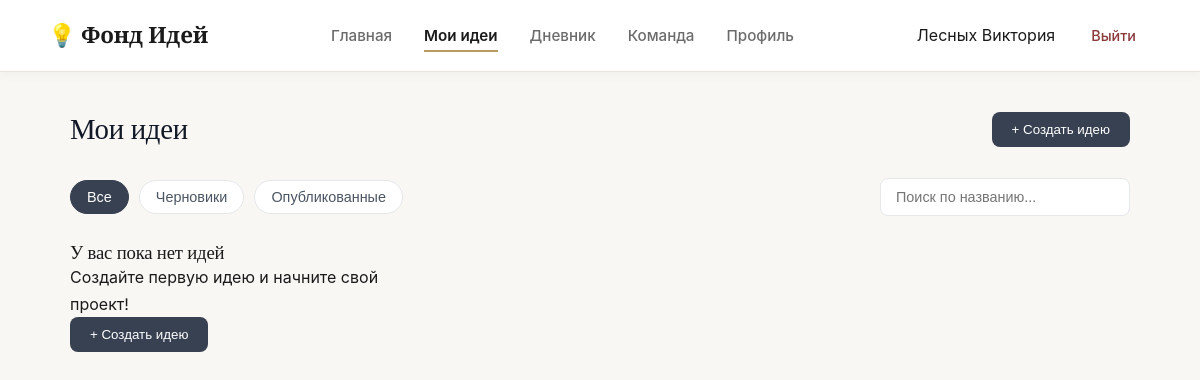
/ideas (signed in), run on an earlier commit of the app's database.
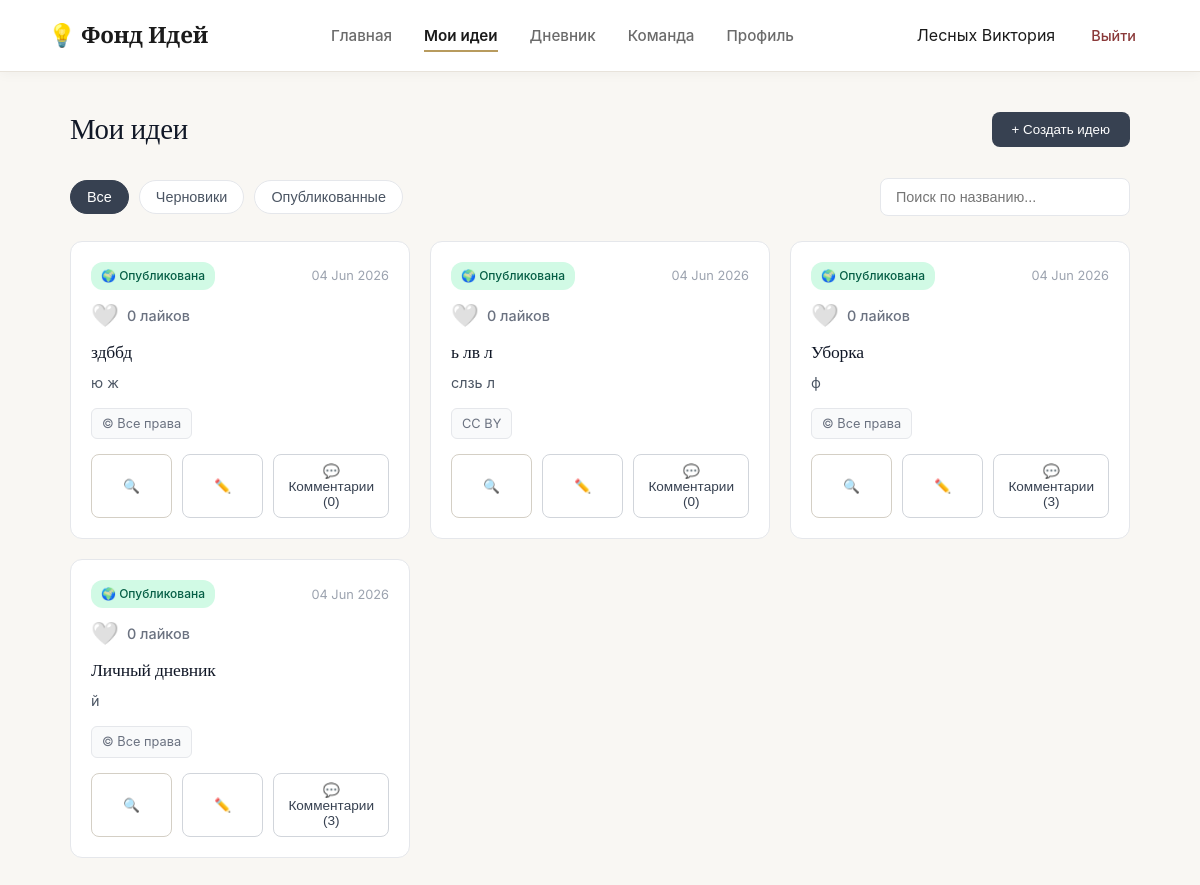
And on a later commit of the database.
### data/models.py (models this page shows)
class Idea(db.Model):
    id = db.Column(db.Integer, primary_key=True)
    user_id = db.Column(db.Integer, db.ForeignKey('user.id'), nullable=False)
    title = db.Column(db.String(200), nullable=False)
    description = db.Column(db.Text)
    category = db.Column(db.String(50))
    visibility = db.Column(db.String(20), default='draft')
    license = db.Column(db.String(20), default='all_rights')
    tags = db.Column(db.String(200))
    date = db.Column(db.String(50))

### app.py (the view)
@app.route('/ideas')
def ideas():
    user = get_current_user()
    if not user: return redirect(url_for('index'))
    liked_ideas = {l.idea_id for l in Like.query.filter_by(user_id=user.id).all()}
    return render_template('ideas.html', username=user.username, user=user, liked_ideas=liked_ideas)

### app.py (called while the page is built)
def get_current_user():
    if 'user_id' in session:
        return User.query.get(session['user_id'])
    return None

### templates/ideas.html (shortened to what the changed rows need)
<!DOCTYPE html>
<html lang="ru">
<head>
    <link rel="stylesheet" href="{{ url_for('static', filename='css/styles.css') }}">
    <link rel="stylesheet" href="{{ url_for('static', filename='css/ideas.css') }}">
    <link rel="stylesheet" href="{{ url_for('static', filename='css/dashboard.css') }}">
</head>
<body class="dash-body">
    <main class="ideas-main">
        <div class="ideas-header">
            <h1>Мои идеи</h1>
        </div>
        <div class="ideas-grid" id="ideasGrid">
            {% if user.ideas %}
                {% for idea in user.ideas|reverse %}
                <div class="idea-card"
                     data-id="{{ idea.id }}"
                     data-title="{{ idea.title | e }}"
                     data-desc="{{ idea.description | e }}"
                     data-category="{{ idea.category }}"
                     data-visibility="{{ idea.visibility }}"
                     data-license="{{ idea.license }}"
                     data-tags="{{ idea.tags | e }}"
                     data-date="{{ idea.date }}">
                    <div class="card-header">
                        <span class="badge {{ 'published' if idea.visibility == 'published' else ('private' if idea.visibility == 'private' else 'draft') }}">
                            {{ '🌍 Опубликована' if idea.visibility == 'published' else ('🔒 Приватная' if idea.visibility == 'private' else '📝 Черновик') }}
                        </span>
                        <span class="date">{{ idea.date }}</span>
                    </div>
                    <div class="idea-likes" style="display: flex; align-items: center; gap: 8px; margin-bottom: 12px; color: #6b7280; font-size: 0.9rem;">
                        <form action="/like_idea/{{ idea.id }}" method="POST" style="display: inline;">
                            <button type="submit" style="background: none; border: none; cursor: pointer; font-size: 1.4rem; padding: 0; transition: transform 0.2s;" onmouseover="this.style.transform='scale(1.2)'" onmouseout="this.style.transform='scale(1)'">
                                {{ '❤️' if idea.id in liked_ideas else '🤍' }}
                            </button>
                        </form>
                        <span style="font-weight: 500;">{{ idea.likes|length }} лайков</span>
                    </div>
                    <h3>{{ idea.title }}</h3>
                    <p>{{ idea.description }}</p>
                    <div class="card-tags">
                        <span class="license-badge">
                            {{ '© Все права' if idea.license == 'all_rights' else
                               'CC BY' if idea.license == 'cc_by' else
                               'CC BY-SA' if idea.license == 'cc_by_sa' else
                               'CC BY-NC' if idea.license == 'cc_by_nc' else
                               'MIT' if idea.license == 'mit' else
                               'Public Domain' }}
                        </span>
                    </div>
                    <div class="card-actions">
                        <button class="action-btn" onclick="openViewModal(this.closest('.idea-card'))">🔍</button>
                        <button class="action-btn outline" onclick="openEditModal(this.closest('.idea-card'))">✏️</button>
                        <button class="action-btn outline" id="commentsBtn-{{ idea.id }}" onclick="openCommentsModal({{ idea.id }})">💬 Комментарии ({{ idea.comments|length }})</button>
                    </div>
                </div>
                {% endfor %}
            {% else %}
                <div class="empty-state">
                    <h3>У вас пока нет идей</h3>
                    <p>Создайте первую идею и начните свой проект!</p>
                    <button class="btn-create" onclick="openModal()">+ Создать идею</button>
                </div>
            {% endif %}
        </div>
    </main>
</body>
</html>

What changed in the data, as far as the page shows it:
added Idea: visibility "🌍 Опубликована", date "04 Jun 2026", id "🤍", likes|length "0", title "здббд", description "ю ж", license "© Все права", comments|length "0"
added Idea: visibility "🌍 Опубликована", date "04 Jun 2026", id "🤍", likes|length "0", title "ь лв л", description "слзь л", license "CC BY", comments|length "0"
added Idea: visibility "🌍 Опубликована", date "04 Jun 2026", id "🤍", likes|length "0", title "Уборка", description "ф", license "© Все права", comments|length "3"
added Idea: visibility "🌍 Опубликована", date "04 Jun 2026", id "🤍", likes|length "0", title "Личный дневник", description "й", license "© Все права", comments|length "3"
Also different on the page:
text no longer shown: "У вас пока нет идей Создайте первую идею и начните свой проект! + Создать идею"
